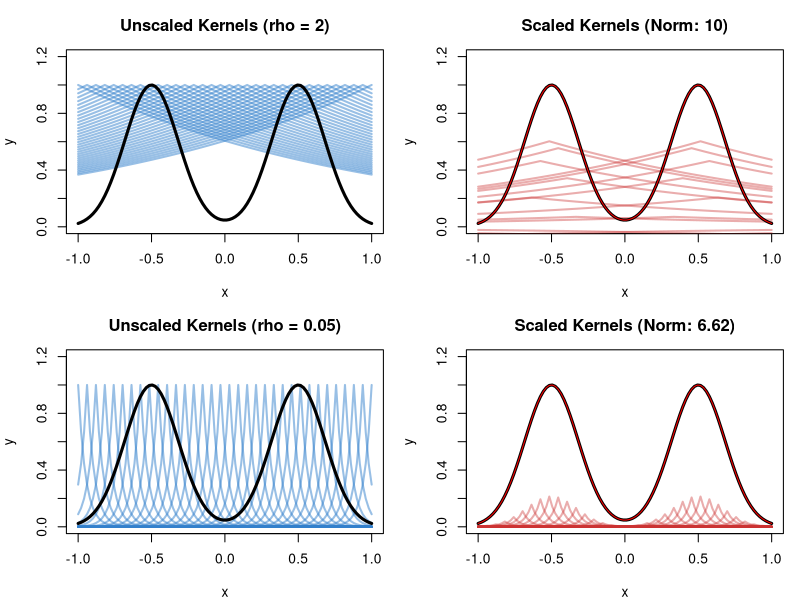

This chart was generated by the following R code:
# 1. Setup a 1D grid (a cross-section through our ridges)
n_pts <- 100
x <- seq(-1, 1, length.out = n_pts)

# Two ridges in 1D
y_target <- exp(-15 * (x - 0.5)^2) + exp(-15 * (x + 0.5)^2)
D <- as.matrix(dist(x))

# 2. Kernel and Fitting Functions (Matérn 1/2)
matern12 <- function(d, rho) exp(-d / rho)

fit_1d <- function(rho, D, y, nugget = 1e-5) {
  K <- matern12(D, rho)
  K_reg <- K + diag(nugget, nrow(K))
  
  alpha <- solve(K_reg, y)
  
  # Calculate the SCALED kernels: sweep() multiplies each column of K by its respective alpha
  scaled_kernels <- sweep(K, 2, alpha, "*") 
  
  # The final fitted function is the sum of the scaled kernels
  y_fit <- K %*% alpha
  norm_sq <- as.numeric(t(alpha) %*% K %*% alpha)

  return(list(K = K, alpha = alpha, scaled = scaled_kernels, y_fit = y_fit, norm_sq = norm_sq))
}

# 3. Fit both scenarios
res_large <- fit_1d(2, D, y_target)
res_small <- fit_1d(0.05, D, y_target)

# 4. Visualization Setup
# We will only plot every 3rd kernel so the lines don't completely paint over each other
idx <- seq(1, n_pts, by = 3)

par(mfrow = c(2, 2), mar = c(4, 4, 3, 1))

# === TOP ROW: LARGE LENGTH SCALE (rho = 1.5) ===

# 1. Unscaled Kernels
plot(x, y_target, type="n", ylim=c(0, 1.2), main="Unscaled Kernels (rho = 2)", ylab="y")
for(i in idx) lines(x, res_large$K[,i], col=rgb(0.2, 0.5, 0.8, 0.5), lwd=2)
lines(x, y_target, col="black", lwd=3) # Plot the final sum

# 2. Scaled Kernels (The Destructive Interference)
title_large <- sprintf("Scaled Kernels (Norm: %1.0f)", res_large$norm_sq)
plot(x, y_target, type="n", main=title_large, ylab="y", ylim = c(0,1.2))
for(i in idx) lines(x, res_large$scaled[,i], col=rgb(0.8, 0.2, 0.2, 0.4), lwd=2)
lines(x, y_target, col="black", lwd=3) # Plot the final sum
lines(x, res_large$y_fit, col="red", lwd=1) # Plot the final sum

# === BOTTOM ROW: SMALL LENGTH SCALE (rho = 0.1) ===
# 3. Unscaled Kernels
plot(x, y_target, type="n", main="Unscaled Kernels (rho = 0.05)", ylab="y", ylim = c(0,1.2))
for(i in idx) lines(x, res_small$K[,i], col=rgb(0.2, 0.5, 0.8, 0.5), lwd=2)
lines(x, y_target, col="black", lwd=3) # Plot the final sum

# 4. Scaled Kernels (Natural Alignment)
title_small <- sprintf("Scaled Kernels (Norm: %1.2f)", res_small$norm_sq)
plot(x, y_target, type="n", main=title_small, ylab="y", ylim = c(0,1.2))
for(i in idx) lines(x, res_small$scaled[,i], col=rgb(0.8, 0.2, 0.2, 0.4), lwd=2)
lines(x, y_target, col="black", lwd=3) # Plot the final sum
lines(x, res_small$y_fit, col="red", lwd=1) # Plot the final sum

par(mfrow=c(1,1))


## Load the fields library for the legend scale
#library(fields)
#
## 1. Setup the spatial grid
#n_pts <- 25
#x <- seq(-1, 1, length.out = n_pts)
#grid <- expand.grid(x1 = x, x2 = x)
#
## Define a target surface with TWO diagonal ridges using Gaussian functions
#y_target <- exp(-15 * (grid$x1 + grid$x2 - 0.5)^2) + 
#            exp(-15 * (grid$x1 + grid$x2 + 0.5)^2)
#            
#D <- as.matrix(dist(grid))
#
## 2. Define the Matern 1/2 Kernel (Exponential)
#matern12 <- function(d, rho) {
#  exp(-d / rho)
#}
#
## 3. Core fitting function (Now returning residuals)
#fit_rkhs <- function(rho, D, y, nugget = 1e-5) {
#  K <- matern12(D, rho)
#  
#  # Add nugget for numerical stability against near-singular matrices
#  K_reg <- K + diag(nugget, nrow(K))
#  
#  alpha <- solve(K_reg, y)
#  y_fit <- K %*% alpha
#  
#  # Calculate the residual (Target - Fit)
#  residual <- y - y_fit
#  
#  norm_sq <- as.numeric(t(alpha) %*% K %*% alpha)
#  
#  return(list(norm_sq = norm_sq, alpha = alpha, 
#              y_fit = y_fit, residual = residual))
#}
#
## 4. Visualization Functions
#plot_surface <- function(z_vector, title) {
#  z_matrix <- matrix(z_vector, nrow = n_pts, ncol = n_pts)
#  persp(x, x, z_matrix, theta = 35, phi = 30, expand = 0.6,
#        col = "lightblue", shade = 0.5,
#        zlab = "z", main = title)
#}
#
#plot_alphas <- function(alpha_vector, title) {
#  a_matrix <- matrix(abs(alpha_vector), nrow = n_pts, ncol = n_pts)
#  image.plot(x, x, a_matrix, 
#             col = hcl.colors(50, "Inferno"), main = title,
#             xlab = "x1", ylab = "x2", legend.shrink = 0.8)
#}
#
#plot_residual <- function(res_vector, title) {
#  r_matrix <- matrix(res_vector, nrow = n_pts, ncol = n_pts)
#  # Use a diverging Blue-Red palette for residuals centered at 0
#  image.plot(x, x, r_matrix, 
#             col = hcl.colors(50, "Blue-Red 3"), main = title,
#             xlab = "x1", ylab = "x2", legend.shrink = 0.8)
#}
#
## 5. Run the experiment
#rho_large <- 1.5   
#res_large <- fit_rkhs(rho_large, D, y_target)
#
#rho_small <- 0.1   
#res_small <- fit_rkhs(rho_small, D, y_target)
#
## 6. Print numerical results
#cat("=== RKHS Norm Comparison ===\n")
#cat(sprintf("Norm (Large rho = 1.5): %12.2f\n", res_large$norm_sq))
#cat(sprintf("Norm (Small rho = 0.1): %12.2f\n", res_small$norm_sq))
#
## 7. Render Plots in a 2x4 Grid
#par(mfrow = c(2, 4))
#
## Top row: Large length scale 
#plot_surface(y_target, "Target (Two Ridges)")
#plot_surface(res_large$y_fit, "Fit (rho = 1.5)")
#plot_alphas(res_large$alpha, "|Alpha| Weights")
#plot_residual(res_large$residual, "Residual (Target - Fit)")
#
## Bottom row: Small length scale 
#plot_surface(y_target, "Target (Two Ridges)")
#plot_surface(res_small$y_fit, "Fit (rho = 0.1)")
#plot_alphas(res_small$alpha, "|Alpha| Weights")
#plot_residual(res_small$residual, "Residual (Target - Fit)")
#
#par(mfrow = c(1, 1))
